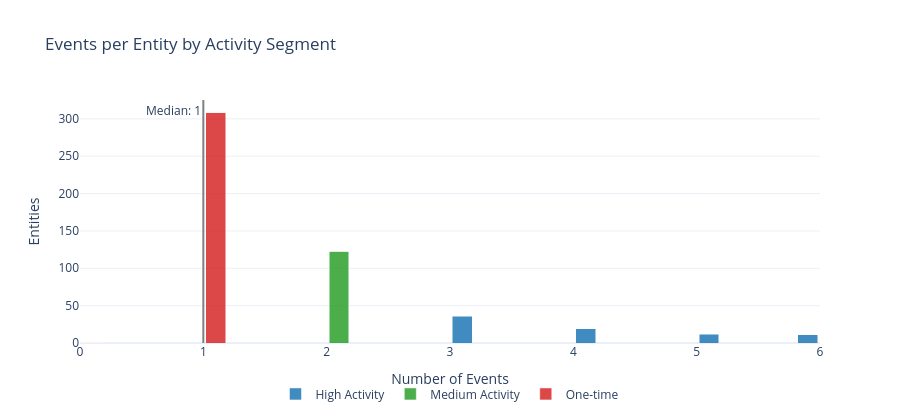

Notebook code cell kept with this figure:
### Markdown cell above
## 1a.4 Events per Entity Distribution

**Goal:** Understand how event volume varies across entities to guide feature engineering and identify modeling challenges.

| Segment | Definition | Why It Matters for Modeling |
|---------|------------|---------------------------|
| **One-time** | Exactly 1 event | No temporal features possible; cold-start problem |
| **Low Activity** | Below Q25 | Sparse features, many zeros; log-transform counts |
| **Medium Activity** | Q25 to Q75 | Core population; standard aggregation windows work |
| **High Activity** | Above Q75 | Rich features; watch for training set dominance |

### Code cell
from customer_retention.stages.profiling import classify_activity_segments

segment_result = classify_activity_segments(ts_profile.entity_lifecycles)

segment_order = ["One-time", "Low Activity", "Medium Activity", "High Activity"]
segment_colors = {
    "One-time": "#d62728", "Low Activity": "#ff7f0e",
    "Medium Activity": "#2ca02c", "High Activity": "#1f77b4",
}

event_counts = segment_result.lifecycles["event_count"]
x_max = event_counts.quantile(0.99)
bins = np.linspace(0, x_max, 31)
bin_centers = (bins[:-1] + bins[1:]) / 2

lc = segment_result.lifecycles
bin_indices = np.digitize(lc["event_count"], bins) - 1
bin_indices = bin_indices.clip(0, len(bin_centers) - 1)
lc_binned = lc.assign(_bin=bin_indices)

fig = go.Figure()
for seg in segment_order:
    subset = lc_binned[lc_binned["activity_segment"] == seg]
    if subset.empty:
        continue
    counts_per_bin = subset.groupby("_bin").size().reindex(range(len(bin_centers)), fill_value=0)
    fig.add_trace(go.Bar(
        x=bin_centers, y=counts_per_bin.to_numpy(), name=seg,
        marker_color=segment_colors[seg], opacity=0.85,
    ))

fig.add_vline(
    x=event_counts.median(), line_dash="solid", line_color="gray",
    annotation_text=f"Median: {event_counts.median():.0f}",
    annotation_position="top left",
)

use_log_y = event_counts.value_counts().max() > event_counts.value_counts().median() * 50

log_note = ("<br><sub>Log Y-axis: bar heights compress large differences — "
            "see table below for actual segment shares</sub>" if use_log_y else "")

fig.update_layout(
    barmode="stack", template="plotly_white", height=420,
    title="Events per Entity by Activity Segment" + log_note,
    xaxis_title="Number of Events",
    yaxis_title="Entities",
    yaxis_type="log" if use_log_y else "linear",
    legend=dict(orientation="h", yanchor="top", y=-0.15, xanchor="center", x=0.5),
    margin=dict(b=70),
)
display_figure(fig)

### Figure 1 — Plotly figure (JSON) as saved in the notebook; plotly's stock layout.template omitted (floating-point values rounded to 4 significant figures)
{"data": [{"marker": {"color": "#d62728"}, "name": "One-time", "opacity": 0.85, "type": "bar", "x": [0.1, 0.3, 0.5, 0.7, 0.9, 1.1, 1.3, 1.5, 1.7, 1.9, 2.1, 2.3, 2.5, 2.7, 2.9, 3.1, 3.3, 3.5, 3.7, 3.9, 4.1, 4.3, 4.5, 4.7, 4.9, 5.1, 5.3, 5.5, 5.7, 5.9], "y": [1, 0, 0, 0, 0, 309, 0, 0, 0, 0, 0, 0, 0, 0, 0, 0, 0, 0, 0, 0, 0, 0, 0, 0, 0, 0, 0, 0, 0, 0]}, {"marker": {"color": "#2ca02c"}, "name": "Medium Activity", "opacity": 0.85, "type": "bar", "x": [0.1, 0.3, 0.5, 0.7, 0.9, 1.1, 1.3, 1.5, 1.7, 1.9, 2.1, 2.3, 2.5, 2.7, 2.9, 3.1, 3.3, 3.5, 3.7, 3.9, 4.1, 4.3, 4.5, 4.7, 4.9, 5.1, 5.3, 5.5, 5.7, 5.9], "y": [0, 0, 0, 0, 0, 0, 0, 0, 0, 0, 123, 0, 0, 0, 0, 0, 0, 0, 0, 0, 0, 0, 0, 0, 0, 0, 0, 0, 0, 0]}, {"marker": {"color": "#1f77b4"}, "name": "High Activity", "opacity": 0.85, "type": "bar", "x": [0.1, 0.3, 0.5, 0.7, 0.9, 1.1, 1.3, 1.5, 1.7, 1.9, 2.1, 2.3, 2.5, 2.7, 2.9, 3.1, 3.3, 3.5, 3.7, 3.9, 4.1, 4.3, 4.5, 4.7, 4.9, 5.1, 5.3, 5.5, 5.7, 5.9], "y": [0, 0, 0, 0, 0, 0, 0, 0, 0, 0, 0, 0, 0, 0, 0, 36, 0, 0, 0, 0, 19, 0, 0, 0, 0, 12, 0, 0, 0, 11]}], "layout": {"annotations": [{"showarrow": false, "text": "Median: 1", "x": 1.0, "xanchor": "right", "xref": "x", "y": 1, "yanchor": "top", "yref": "y domain"}], "barmode": "stack", "height": 420, "legend": {"orientation": "h", "x": 0.5, "xanchor": "center", "y": -0.15, "yanchor": "top"}, "margin": {"b": 70}, "shapes": [{"line": {"color": "gray", "dash": "solid"}, "type": "line", "x0": 1.0, "x1": 1.0, "xref": "x", "y0": 0, "y1": 1, "yref": "y domain"}], "title": {"text": "Events per Entity by Activity Segment"}, "xaxis": {"title": {"text": "Number of Events"}}, "yaxis": {"title": {"text": "Entities"}, "type": "linear"}}}
